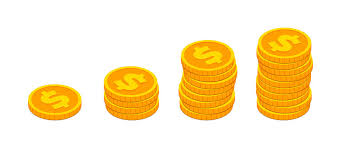
#> input picture samp coin 3.jpeg, 341 x 148 px
$ python 'kmeans clustering from image.py'
#> lines starting #> are read from the running program, lines starting #| are printed output that depends on the picture
import numpy as np
import matplotlib.pyplot as plt
from skimage import io
from sklearn.cluster import KMeans
from google.colab import files

def load_and_preprocess_image(image_path):
    image = io.imread(image_path)

    image = np.array(image, dtype=np.float64) / 255

    w, h, d = original_shape = tuple(image.shape)
    assert d == 3
    image_array = np.reshape(image, (w * h, d))
    return image, image_array, w, h
def kmeans_segmentation(image_array, n_colors, w, h):

    kmeans = KMeans(n_clusters=n_colors, random_state=0).fit(image_array)

    labels = kmeans.predict(image_array)

    segmented_image = labels.reshape(w, h)

    cluster_centers = kmeans.cluster_centers_
    return segmented_image, cluster_centers

def visualize_segmentation(segmented_image, cluster_centers, w, h):
    plt.figure(figsize=(10, 5))
    plt.imshow(segmented_image, cmap=plt.cm.nipy_spectral)
    plt.title('Segmented Image')
    plt.axis('off')

    plt.figure(figsize=(10, 2))
    bar_width = w // len(cluster_centers)
    bar_height = 20
    cluster_centers = cluster_centers * 255
    for i, color in enumerate(cluster_centers):
        plt.gca().add_patch(plt.Rectangle((i * bar_width, 0), bar_width, bar_height, fc=color / 255))
    plt.title('Cluster Colors')
    plt.axis('off')
    plt.show()

uploaded = files.upload()
#> the answer given: samp coin 3.jpeg


image_path = list(uploaded.keys())[0]


image, image_array, w, h = load_and_preprocess_image(image_path)
#> in load_and_preprocess_image, image is the input picture: shape (148, 341, 3); mean R, G, B 252.5, 232.9, 191.7
#> w = 148; h = 341

n_colors = 5

segmented_image, cluster_centers = kmeans_segmentation(image_array, n_colors, w, h)
#> in kmeans_segmentation, `segmented_image = labels.reshape(w, h)`:
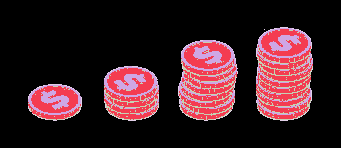
#> segmented_image: shape (148, 341) int32; 5 distinct labels, from 0 to 4; one colour per label, 0 black
#> in kmeans_segmentation, `cluster_centers = kmeans.cluster_centers_`: cluster_centers = [[0.999, 0.999, 0.998], [0.981, 0.625, 0.0261], [0.982, 0.83, 0.0397], [0.887, 0.545, 0.0271], [0.945, 0.845, 0.585]]

visualize_segmentation(segmented_image, cluster_centers, w, h)
#> in visualize_segmentation, `bar_width = w // len(cluster_centers)`: bar_width = 29
#> in visualize_segmentation, `cluster_centers = cluster_centers * 255`: cluster_centers = [[254.7, 254.7, 254.4], [250.2, 159.4, 6.66], [250.5, 211.6, 10.13], [226.2, 139.1, 6.9], [241, 215.4, 149.2]]
#> the loop in visualize_segmentation, `for i, color in enumerate(cluster_centers):` made 5 passes
#> in visualize_segmentation, `plt.show()`:
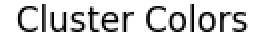
#> figure drawn by matplotlib, 1 panel

$ run again, on samp coins.png
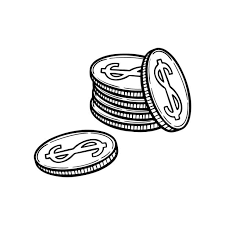
#> input picture samp coins.png, 225 x 225 px
#> in load_and_preprocess_image, image is the input picture: shape (225, 225, 3); min 0, max 255, mean 235.1
#> `image, image_array, w, h = load_and_preprocess_image(image_path)`: w = 225
#> in kmeans_segmentation, `segmented_image = labels.reshape(w, h)`:
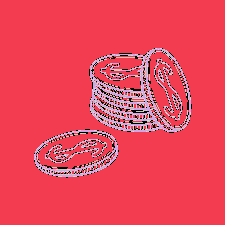
#> segmented_image: shape (225, 225) int32; 5 distinct labels, from 0 to 4; one colour per label, 0 black
#> in kmeans_segmentation, `cluster_centers = kmeans.cluster_centers_`: cluster_centers = [[0.714, 0.714, 0.714], [0.998, 0.998, 0.998], [0.00607, 0.00607, 0.00607], [0.45, 0.45, 0.45], [0.23, 0.23, 0.23]]
#> bar_width = 45
#> in visualize_segmentation, `cluster_centers = cluster_centers * 255`: cluster_centers = [[182, 182, 182], [254.5, 254.5, 254.5], [1.55, 1.55, 1.55], [114.7, 114.7, 114.7], [58.57, 58.57, 58.57]]
#> the loop in visualize_segmentation, `for i, color in enumerate(cluster_centers):` made 5 passes
#> in visualize_segmentation, `plt.show()`:
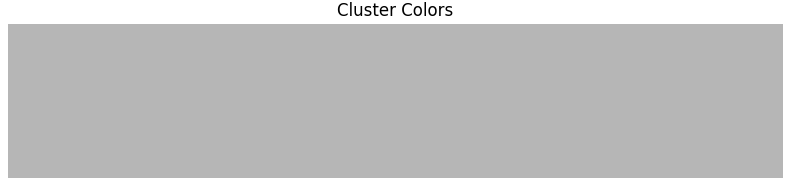
#> figure drawn by matplotlib, 1 panel
